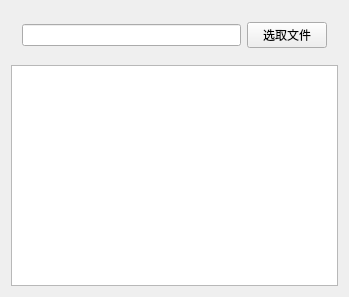
<?xml version="1.0" encoding="UTF-8"?>
<ui version="4.0">
    <class>Widget</class>
    <widget class="QWidget" name="Widget">
        <property name="geometry">
            <rect>
                <x>0</x>
                <y>0</y>
                <width>349</width>
                <height>297</height>
            </rect>
        </property>
        <property name="windowTitle">
            <string>Widget</string>
        </property>
        <layout class="QVBoxLayout" name="verticalLayout">
            <item>
                <widget class="QWidget" name="widget" native="true">
                    <layout class="QHBoxLayout" name="horizontalLayout">
                        <item>
                            <widget class="QLineEdit" name="lineEdit"/>
                        </item>
                        <item>
                            <widget class="QPushButton" name="pushButton">
                                <property name="text">
                                    <string>选取文件</string>
                                </property>
                            </widget>
                        </item>
                    </layout>
                </widget>
            </item>
            <item>
                <widget class="QTextEdit" name="textEdit"/>
            </item>
        </layout>
    </widget>
    <layoutdefault spacing="6" margin="11"/>
    <resources/>
    <connections/>
</ui>
